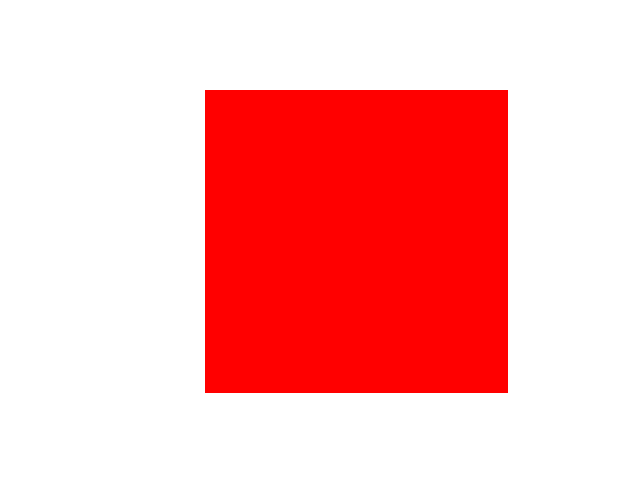
#> input picture 2017-18/Contours/Shape2.png, 640 x 480 px, found by its file name
$ jupyter execute OpenCv_Contours.ipynb   (older library calls are emulated)
#> lines starting #> are read from the running program, lines starting #| are printed output that depends on the picture; after the words box and inside, x2 and y2 are one past the last pixel; in counts of white or black regions, pixels touching at a corner belong together
# Contours

### What are contours?

                        Contours is a curve joining all the continuous points (along the boundary), having same color or intensity. The contours are a useful tool for shape analysis and object detection and recognition.

#### Finding Contours in an Image

[cell 1]
import cv2
from matplotlib import pyplot as plt

img=cv2.imread("Shape2.png",1)
#> img is the input picture: shape (480, 640, 3); mean B, G, R 178.8, 178.8, 255
gimg=cv2.cvtColor(img,cv2.COLOR_BGR2GRAY)
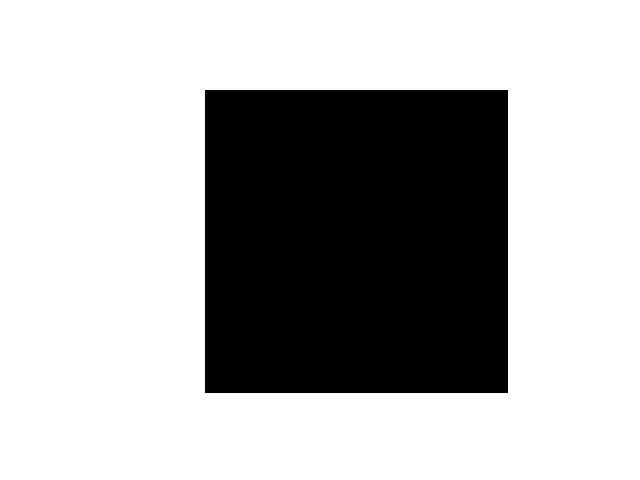
#> gimg: shape (480, 640); values 76 (black) and 255 (white), 70.1% white; 1 black region, box (x1, y1, x2, y2) and area: (205, 90, 508, 393) 91809
ret,thresh=cv2.threshold(gimg,0,255,cv2.THRESH_BINARY_INV+cv2.THRESH_OTSU)
#> ret = 76

img2=cv2.imread("Shape.png")
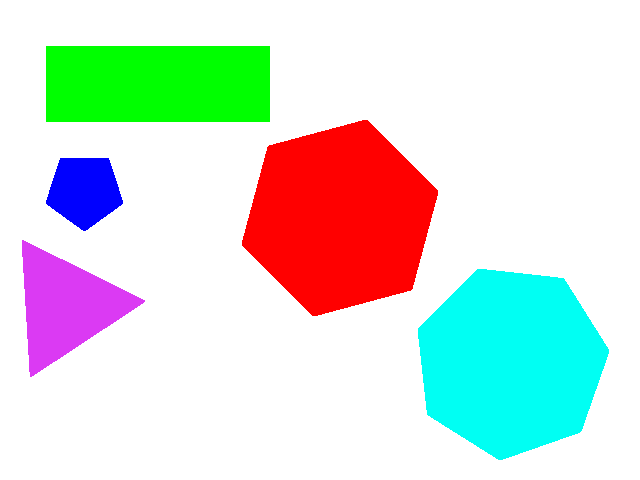
#> input picture Topics/Computer Vision/Thresholding/Shape.png, 640 x 480 px, found by its file name
#> img2 is the input picture: shape (480, 640, 3); mean B, G, R 216.9, 223.7, 214.2
gimg2=cv2.cvtColor(img2,cv2.COLOR_BGR2GRAY)
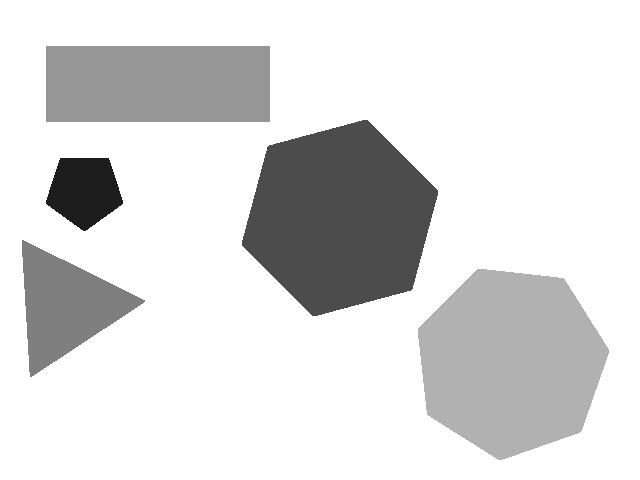
#> gimg2: shape (480, 640); min 29, max 255, mean 220.1
ret2,thresh2=cv2.threshold(gimg2,0,255,cv2.THRESH_BINARY_INV+cv2.THRESH_OTSU)
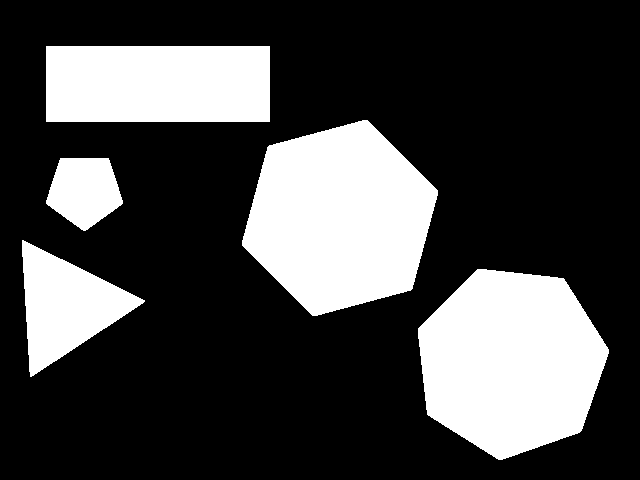
#> thresh2: shape (480, 640); 27.2% white; 5 white regions
#> ret2 = 177

[cell 2]
image, contours, hierarchy = cv2.findContours(thresh,cv2.RETR_TREE,cv2.CHAIN_APPROX_NONE)
#> contours = 1 contour; box (x1, y1, x2, y2) and area: (205, 90, 508, 393) 91204
image, contours2, hierarchy = cv2.findContours(thresh,cv2.RETR_TREE,cv2.CHAIN_APPROX_SIMPLE)
#> contours2 = [[[205, 90], [205, 392], [507, 392], [507, 90]]]

There are three arguments in cv2.findContours() function, first one is source image, second is contour retrieval mode, third is contour approximation method. And it outputs the image, contours and hierarchy. contours is a Python list of all the contours in the image. Each individual contour is a Numpy array of (x,y) coordinates of boundary points of the object.
Contour Approximation Method
If you pass cv2.CHAIN_APPROX_NONE, all the boundary points are stored. But actually do we need all the points? For eg, you found the contour of a straight line. Do you need all the points on the line to represent that line? No, we need just two end points of that line. This is what cv2.CHAIN_APPROX_SIMPLE does. It removes all redundant points and compresses the contour, thereby saving memory.

[cell 3]
plt.imshow(img)
plt.show()
print("Chain Approx Simple No of Points:",len(contours[0]))
#| Chain Approx Simple No of Points: 1208
print(contours)
#> (printed output is left out)
print("Chain Approx None No of Points:",len(contours2[0]))
#| Chain Approx None No of Points: 4
print(contours2)
#| [array([[[205,  90]],
#|        [[205, 392]],
#|        [[507, 392]],
#|        [[507,  90]]], dtype=int32)]

#### Drawing Contours

[cell 4]
image, contours, hierarchy = cv2.findContours(thresh2,cv2.RETR_TREE,cv2.CHAIN_APPROX_SIMPLE)
#> contours = 5 contours; box (x1, y1, x2, y2) and area: (242, 120, 438, 316) 26882, (418, 269, 609, 460) 26680, (46, 46, 270, 122) 16725, (22, 240, 145, 377) 8230, (46, 158, 123, 231) 3891
c = cv2.drawContours(img2, contours, -1, (0,0,0), 3) #Drawing Contour with black color
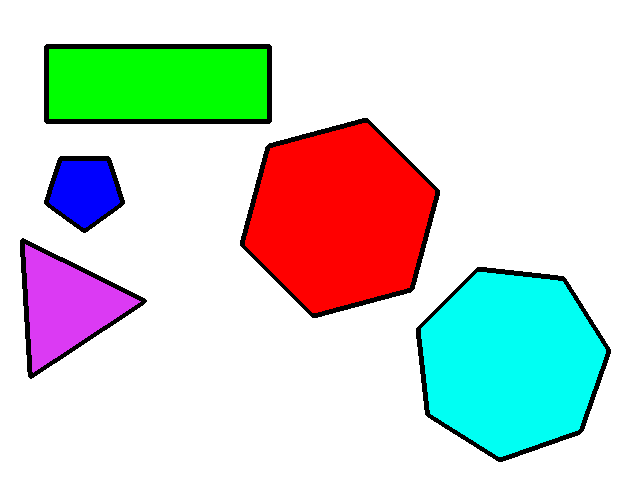
#> c: shape (480, 640, 3); mean B, G, R 210.5, 217, 208.3

Its first argument is source image, second argument is the contours which should be passed as a Python list, third argument is index of contours (useful when drawing individual contour. To draw all contours, pass -1) and remaining arguments are color, thickness etc.

[cell 5]
plt.imshow(c)
plt.show()

#### Contour Features

[cell 6]
image,contours,hierarchy = cv2.findContours(thresh,cv2.RETR_TREE,cv2.CHAIN_APPROX_SIMPLE)
#> contours = [[[205, 90], [205, 392], [507, 392], [507, 90]]]
cnt = contours[0]
#> cnt = [[205, 90], [205, 392], [507, 392], [507, 90]]
#Moments
M = cv2.moments(cnt)
#> M = moments, m00 91204, centre m10/m00, m01/m00 = (356, 241)
cx = int(M['m10']/M['m00'])
#> cx = 356
cy = int(M['m01']/M['m00'])
#> cy = 241
#Area
area = cv2.contourArea(cnt)
#> area = 91204
#perimeter
perimeter = cv2.arcLength(cnt,True)
#> perimeter = 1208
plt.imshow(img)
plt.show()
print('Centroid:',cx,cy, 'Area:',area,' Perimeter:',perimeter)
#| Centroid: 356 241 Area: 91204.0  Perimeter: 1208.0

#### Contour Approximation
            It approximates a contour shape to another shape with less number of vertices depending upon the precision we specify.

epsilon = 0.1*cv2.arcLength(cnt,True)
approx = cv2.approxPolyDP(cnt,epsilon,True)

             Suppose you are trying to find a square in an image, but due to some problems in the image, you didn’t get a perfect square, but a “bad shape” (As shown in first image below). Now you can use this function to approximate the shape. In this, second argument is called epsilon, which is maximum distance from contour to approximated contour. It is an accuracy parameter. A wise selection of epsilon is needed to get the correct output.

            Below, in second image, green line shows the approximated curve for epsilon = 10% of arc length. Third image shows the same for epsilon = 1% of the arc length. Third argument specifies whether curve is closed or not.


###### To detect polygons of 6 sides

[cell 7]
img2=cv2.imread("Shape.png")
gimg2=cv2.cvtColor(img2,cv2.COLOR_BGR2GRAY)
ret2,thresh2=cv2.threshold(gimg2,0,255,cv2.THRESH_BINARY_INV+cv2.THRESH_OTSU)

image, contours, hierarchy = cv2.findContours(thresh2,1,2)
#> contours = 5 contours; box (x1, y1, x2, y2) and area: (242, 120, 438, 316) 26882, (418, 269, 609, 460) 26680, (46, 46, 270, 122) 16725, (22, 240, 145, 377) 8230, (46, 158, 123, 231) 3891

for i in contours:
	approx = cv2.approxPolyDP(i,0.01*cv2.arcLength(i,True),True)
	if len(approx)==6:
		img2= cv2.drawContours(img2, [i], 0, (0,0,0), 3)
#> this loop made 5 passes
#> approx on passes 2, 5: [[30, 376], [144, 300], [22, 240]], [[46, 46], [46, 121], [269, 121], [269, 46]]
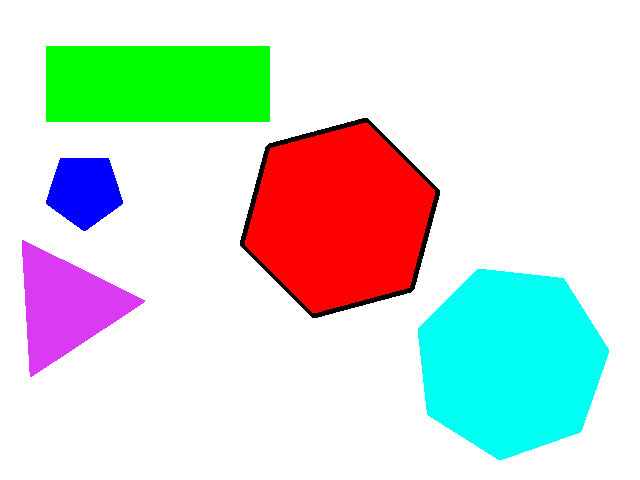
#> img2: shape (480, 640, 3); 0.87% of pixels changed, all inside (x1, y1, x2, y2) = (240, 118, 440, 318)
plt.imshow(img2)
plt.show()
